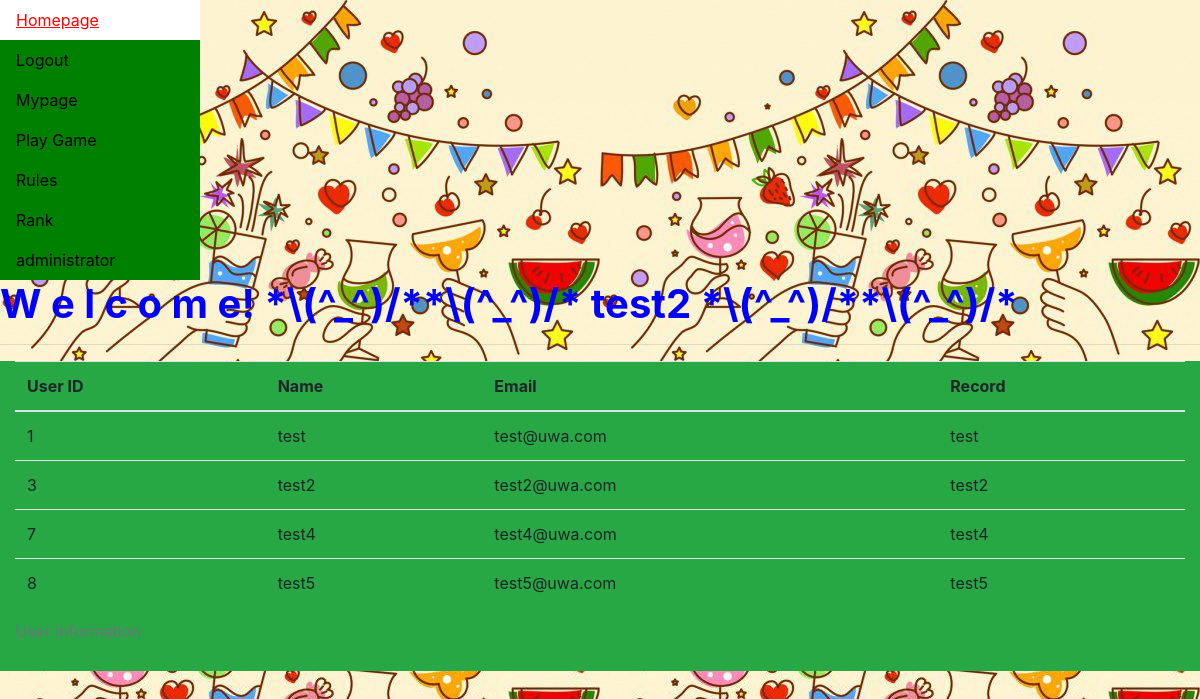
The page /admin1 (signed in) on the database its author committed.
### app/models.py (models this page shows, shortened)
class User(UserMixin,db.Model):
    id = db.Column(db.Integer, primary_key=True)
    username = db.Column(db.String(64), index=True, unique=True)
    email = db.Column(db.String(120), index=True, unique=True)
    password_hash = db.Column(db.String(128))
    access = db.Column(db.Integer)
    besttime = db.Column(db.Integer)
    posts = db.relationship('Post', backref='author', lazy='dynamic')
    roles = db.relationship('Role', backref='session1', lazy='dynamic')

### app/routes.py (the view)
@app.route('/admin1', methods=['GET', 'POST'])
@login_required
def admin1():
    result = []
    rank =User.query.order_by("id").all()
    for one_gamer in rank:
        temp_dict = dict()
        temp_dict["id"] = one_gamer.id
        temp_dict["username"] = one_gamer.username
        temp_dict["email"] = one_gamer.email
        temp_dict["besttime"] = one_gamer.besttime
        result.append(temp_dict)
    if current_user.access == 0:
    		return render_template('admin1.html', title='manage page', rank_list=result)
    else:
    		return render_template('index.html', title='Home')

### app/models.py (called while the page is built)
@login.user_loader
def load_user(id):
    return User.query.get(int(id))

### app/templates/admin1.html
{% extends "base.html" %}
{% block content %}
  <div class="container-fluid">
    <div class="row">
      <div class="col-sm-12 col-md-12 bg-success">
       <table class="table table-hover">
	  <caption>User information</caption>
	  <thead>
	    <tr>
	      <th>User ID</th>
	      <th>Name</th>
	      <th>Email</th>
	      <th>Record</th>
	    </tr>
	  </thead>
	  <tbody>
	  {% for oneline in rank_list %}
	    <tr>
	      <td>{{ oneline.id }}</td>
	      <td>{{ oneline.username }}</td>
	      <td>{{ oneline.email }}</td>
	      <td>{{ oneline.username }}</td>
	    </tr>
	 {% endfor %}
	  </tbody>
	</table>
      </div>
   </div>
  </div>
{% endblock %}

### app/templates/base.html (shortened to what this page needs)
<!doctype html>
<html>
    <head>
		      <link href="{{ url_for('static', filename='css/bootstrap.min.css') }}" rel="stylesheet">
		      <link href="{{ url_for('static', filename='css/base.css') }}" rel="stylesheet">
     </head>
	<body class="yuqiang">
		   <div>
           <ul>
		  <li><a href="/index">Homepage</a></li>  {% if current_user.is_anonymous %}
		  <li><a href="{{ url_for('login') }}">Login</a></li>
			{% else %}
		  <li><a href="{{ url_for('logout') }}">Logout</a><li>
			{% endif %}</a>
		  <li><a href="/mypage">Mypage</a></li>
		  <li> <a href="/shudu">Play Game</a></li>
		  <li> <a href="rule">Rules</a></li>
		  <li> <a href="rank">Rank</a></li>
		  <li> <a href="admin1">administrator</a></li>
	    </ul>
                  </div>
        <div>
         {% if current_user.is_anonymous %}
         <h1 style=" color:red;">Please Login  (ఠ్ఠ ˓̭ ఠ్ఠ)</h1>
         {% else %}
         <h1 style=" color:blue;"><b>W e l c o m e! *\(^_^)/**\(^_^)/* {{ current_user.username }} *\(^_^)/**\(^_^)/*</b></h1>
         {% endif %}
        </div>
        <hr>
        {% block content %}{% endblock %}
    </body>
</html>

### app/static/css/base.css (style rules this page uses)
ul { list-style-type: none; margin: 0; padding: 0; width: 200px; background-color: green; }
li a { display: block; color: black; padding: 8px 16px; text-decoration: none; }
.yuqiang { background:url('../image/cong.jpg'); }

### rows shown on the page
User: username "test2", id "3", email "test2@uwa.com"
User: id "1", username "test", email "test@uwa.com"
User: id "7", username "test4", email "test4@uwa.com"
User: id "8", username "test5", email "test5@uwa.com"
